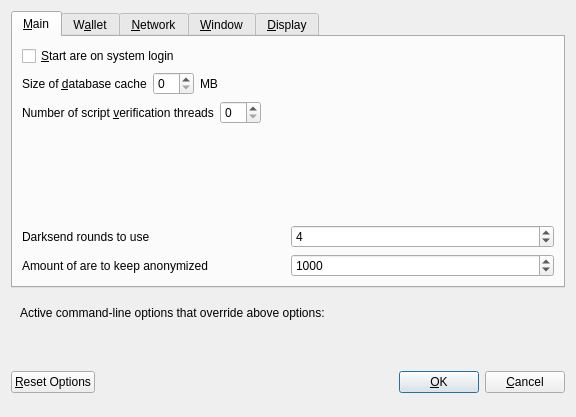
<?xml version="1.0" encoding="UTF-8"?>
<ui version="4.0">
 <class>OptionsDialog</class>
 <widget class="QDialog" name="OptionsDialog">
  <property name="geometry">
   <rect>
    <x>0</x>
    <y>0</y>
    <width>576</width>
    <height>417</height>
   </rect>
  </property>
  <property name="windowTitle">
   <string>Options</string>
  </property>
  <property name="modal">
   <bool>true</bool>
  </property>
  <layout class="QVBoxLayout" name="verticalLayout">
   <item>
    <widget class="QTabWidget" name="tabWidget">
     <property name="currentIndex">
      <number>0</number>
     </property>
     <widget class="QWidget" name="tabMain">
      <attribute name="title">
       <string>&amp;Main</string>
      </attribute>
      <layout class="QVBoxLayout" name="verticalLayout_Main">
       <item>
        <widget class="QCheckBox" name="bitcoinAtStartup">
         <property name="toolTip">
          <string>Automatically start are after logging in to the system.</string>
         </property>
         <property name="text">
          <string>&amp;Start are on system login</string>
         </property>
        </widget>
       </item>
       <item>
        <layout class="QHBoxLayout" name="horizontalLayout_2_Main">
         <item>
          <widget class="QLabel" name="databaseCacheLabel">
           <property name="text">
            <string>Size of &amp;database cache</string>
           </property>
           <property name="textFormat">
            <enum>Qt::PlainText</enum>
           </property>
           <property name="buddy">
            <cstring>databaseCache</cstring>
           </property>
          </widget>
         </item>
         <item>
          <widget class="QSpinBox" name="databaseCache"/>
         </item>
         <item>
          <widget class="QLabel" name="databaseCacheUnitLabel">
           <property name="text">
            <string>MB</string>
           </property>
           <property name="textFormat">
            <enum>Qt::PlainText</enum>
           </property>
          </widget>
         </item>
         <item>
          <spacer name="horizontalSpacer_2_Main">
           <property name="orientation">
            <enum>Qt::Horizontal</enum>
           </property>
           <property name="sizeHint" stdset="0">
            <size>
             <width>40</width>
             <height>20</height>
            </size>
           </property>
          </spacer>
         </item>
        </layout>
       </item>
       <item>
        <layout class="QHBoxLayout" name="horizontalLayout_3_Main">
         <item>
          <widget class="QLabel" name="threadsScriptVerifLabel">
           <property name="text">
            <string>Number of script &amp;verification threads</string>
           </property>
           <property name="textFormat">
            <enum>Qt::PlainText</enum>
           </property>
           <property name="buddy">
            <cstring>threadsScriptVerif</cstring>
           </property>
          </widget>
         </item>
         <item>
          <widget class="QSpinBox" name="threadsScriptVerif">
           <property name="toolTip">
            <string>(0 = auto, &lt;0 = leave that many cores free)</string>
           </property>
          </widget>
         </item>
         <item>
          <spacer name="horizontalSpacer_3_Main">
           <property name="orientation">
            <enum>Qt::Horizontal</enum>
           </property>
           <property name="sizeHint" stdset="0">
            <size>
             <width>40</width>
             <height>20</height>
            </size>
           </property>
          </spacer>
         </item>
        </layout>
       </item>
       <item>
        <spacer name="verticalSpacer_Main">
         <property name="orientation">
          <enum>Qt::Vertical</enum>
         </property>
         <property name="sizeHint" stdset="0">
          <size>
           <width>20</width>
           <height>40</height>
          </size>
         </property>
        </spacer>
       </item>
       <item>
        <layout class="QHBoxLayout" name="horizontalLayout_4_Main">
         <item>
          <widget class="QLabel" name="label">
           <property name="toolTip">
            <string>This setting determines the amount of individual masternodes that an input will be anonymized through.&lt;br/&gt;More rounds of anonymization gives a higher degree of privacy, but also costs more in fees.</string>
           </property>
           <property name="text">
            <string>Darksend rounds to use</string>
           </property>
          </widget>
         </item>
         <item>
          <widget class="QSpinBox" name="darksendRounds">
           <property name="minimum">
            <number>2</number>
           </property>
           <property name="maximum">
            <number>8</number>
           </property>
           <property name="value">
            <number>4</number>
           </property>
          </widget>
         </item>
        </layout>
       </item>
       <item>
        <layout class="QHBoxLayout" name="horizontalLayout">
         <item>
          <widget class="QLabel" name="label_2">
           <property name="toolTip">
            <string>This amount acts as a threshold to turn off Darksend once it's reached.</string>
           </property>
           <property name="statusTip">
            <string notr="true"/>
           </property>
           <property name="whatsThis">
            <string notr="true"/>
           </property>
           <property name="accessibleName">
            <string notr="true"/>
           </property>
           <property name="accessibleDescription">
            <string notr="true"/>
           </property>
           <property name="text">
            <string>Amount of are to keep anonymized</string>
           </property>
          </widget>
         </item>
         <item>
          <widget class="QSpinBox" name="anonymizeare">
           <property name="minimum">
            <number>100</number>
           </property>
           <property name="maximum">
            <number>100000</number>
           </property>
           <property name="singleStep">
            <number>100</number>
           </property>
           <property name="value">
            <number>1000</number>
           </property>
          </widget>
         </item>
        </layout>
       </item>
      </layout>
     </widget>
     <widget class="QWidget" name="tabWallet">
      <attribute name="title">
       <string>W&amp;allet</string>
      </attribute>
      <layout class="QVBoxLayout" name="verticalLayout_Wallet">
       <item>
        <widget class="QGroupBox" name="groupBox">
         <property name="title">
          <string>Expert</string>
         </property>
         <layout class="QVBoxLayout" name="verticalLayout_2">
          <item>
           <widget class="QCheckBox" name="coinControlFeatures">
            <property name="toolTip">
             <string>Whether to show coin control features or not.</string>
            </property>
            <property name="text">
             <string>Enable coin &amp;control features</string>
            </property>
           </widget>
          </item>
          <item>
           <widget class="QCheckBox" name="showMasternodesTab">
            <property name="toolTip">
             <string>Show additional tab listing all your masternodes in first sub-tab&lt;br/&gt;and all masternodes on the network in second sub-tab.</string>
            </property>
            <property name="text">
             <string>Show Masternodes Tab</string>
            </property>
           </widget>
          </item>
          <item>
           <widget class="QCheckBox" name="spendZeroConfChange">
            <property name="toolTip">
             <string>If you disable the spending of unconfirmed change, the change from a transaction&lt;br/&gt;cannot be used until that transaction has at least one confirmation.&lt;br/&gt;This also affects how your balance is computed.</string>
            </property>
            <property name="text">
             <string>&amp;Spend unconfirmed change</string>
            </property>
           </widget>
          </item>
         </layout>
        </widget>
       </item>
       <item>
        <spacer name="verticalSpacer_Wallet">
         <property name="orientation">
          <enum>Qt::Vertical</enum>
         </property>
         <property name="sizeHint" stdset="0">
          <size>
           <width>20</width>
           <height>40</height>
          </size>
         </property>
        </spacer>
       </item>
      </layout>
     </widget>
     <widget class="QWidget" name="tabNetwork">
      <attribute name="title">
       <string>&amp;Network</string>
      </attribute>
      <layout class="QVBoxLayout" name="verticalLayout_Network">
       <item>
        <widget class="QCheckBox" name="mapPortUpnp">
         <property name="toolTip">
          <string>Automatically open the are client port on the router. This only works when your router supports UPnP and it is enabled.</string>
         </property>
         <property name="text">
          <string>Map port using &amp;UPnP</string>
         </property>
        </widget>
       </item>
       <item>
        <widget class="QCheckBox" name="allowIncoming">
         <property name="toolTip">
          <string>Accept connections from outside</string>
         </property>
         <property name="text">
          <string>Allow incoming connections</string>
         </property>
        </widget>
       </item>
       <item>
        <widget class="QCheckBox" name="connectSocks">
         <property name="toolTip">
          <string>Connect to the are network through a SOCKS5 proxy.</string>
         </property>
         <property name="text">
          <string>&amp;Connect through SOCKS5 proxy (default proxy):</string>
         </property>
        </widget>
       </item>
       <item>
        <layout class="QHBoxLayout" name="horizontalLayout_1_Network">
         <item>
          <widget class="QLabel" name="proxyIpLabel">
           <property name="text">
            <string>Proxy &amp;IP:</string>
           </property>
           <property name="textFormat">
            <enum>Qt::PlainText</enum>
           </property>
           <property name="buddy">
            <cstring>proxyIp</cstring>
           </property>
          </widget>
         </item>
         <item>
          <widget class="QValidatedLineEdit" name="proxyIp">
           <property name="minimumSize">
            <size>
             <width>140</width>
             <height>0</height>
            </size>
           </property>
           <property name="maximumSize">
            <size>
             <width>140</width>
             <height>16777215</height>
            </size>
           </property>
           <property name="toolTip">
            <string>IP address of the proxy (e.g. IPv4: 127.0.0.1 / IPv6: ::1)</string>
           </property>
          </widget>
         </item>
         <item>
          <widget class="QLabel" name="proxyPortLabel">
           <property name="text">
            <string>&amp;Port:</string>
           </property>
           <property name="textFormat">
            <enum>Qt::PlainText</enum>
           </property>
           <property name="buddy">
            <cstring>proxyPort</cstring>
           </property>
          </widget>
         </item>
         <item>
          <widget class="QLineEdit" name="proxyPort">
           <property name="minimumSize">
            <size>
             <width>55</width>
             <height>0</height>
            </size>
           </property>
           <property name="maximumSize">
            <size>
             <width>55</width>
             <height>16777215</height>
            </size>
           </property>
           <property name="toolTip">
            <string>Port of the proxy (e.g. 9050)</string>
           </property>
          </widget>
         </item>
         <item>
          <spacer name="horizontalSpacer_1_Network">
           <property name="orientation">
            <enum>Qt::Horizontal</enum>
           </property>
           <property name="sizeHint" stdset="0">
            <size>
             <width>40</width>
             <height>20</height>
            </size>
           </property>
          </spacer>
         </item>
        </layout>
       </item>
       <item>
        <spacer name="verticalSpacer_Network">
         <property name="orientation">
          <enum>Qt::Vertical</enum>
         </property>
         <property name="sizeHint" stdset="0">
          <size>
           <width>20</width>
           <height>40</height>
          </size>
         </property>
        </spacer>
       </item>
      </layout>
     </widget>
     <widget class="QWidget" name="tabWindow">
      <attribute name="title">
       <string>&amp;Window</string>
      </attribute>
      <layout class="QVBoxLayout" name="verticalLayout_Window">
       <item>
        <widget class="QCheckBox" name="minimizeToTray">
         <property name="toolTip">
          <string>Show only a tray icon after minimizing the window.</string>
         </property>
         <property name="text">
          <string>&amp;Minimize to the tray instead of the taskbar</string>
         </property>
        </widget>
       </item>
       <item>
        <widget class="QCheckBox" name="minimizeOnClose">
         <property name="toolTip">
          <string>Minimize instead of exit the application when the window is closed. When this option is enabled, the application will be closed only after selecting Quit in the menu.</string>
         </property>
         <property name="text">
          <string>M&amp;inimize on close</string>
         </property>
        </widget>
       </item>
       <item>
        <spacer name="verticalSpacer_Window">
         <property name="orientation">
          <enum>Qt::Vertical</enum>
         </property>
         <property name="sizeHint" stdset="0">
          <size>
           <width>20</width>
           <height>40</height>
          </size>
         </property>
        </spacer>
       </item>
      </layout>
     </widget>
     <widget class="QWidget" name="tabDisplay">
      <attribute name="title">
       <string>&amp;Display</string>
      </attribute>
      <layout class="QVBoxLayout" name="verticalLayout_Display">
       <item>
        <layout class="QHBoxLayout" name="horizontalLayout_1_Display">
         <item>
          <widget class="QLabel" name="langLabel">
           <property name="text">
            <string>User Interface &amp;language:</string>
           </property>
           <property name="textFormat">
            <enum>Qt::PlainText</enum>
           </property>
           <property name="buddy">
            <cstring>lang</cstring>
           </property>
          </widget>
         </item>
         <item>
          <widget class="QValueComboBox" name="lang">
           <property name="toolTip">
            <string>The user interface language can be set here. This setting will take effect after restarting are.</string>
           </property>
          </widget>
         </item>
        </layout>
       </item>
       <item>
        <widget class="QLabel" name="label_3">
         <property name="toolTip">
          <string notr="true"/>
         </property>
         <property name="statusTip">
          <string notr="true"/>
         </property>
         <property name="whatsThis">
          <string notr="true"/>
         </property>
         <property name="accessibleName">
          <string notr="true"/>
         </property>
         <property name="text">
          <string>Language missing or translation incomplete? Help contributing translations here:
https://www.transifex.com/are-project/are-project-translations</string>
         </property>
         <property name="wordWrap">
          <bool>true</bool>
         </property>
         <property name="openExternalLinks">
          <bool>true</bool>
         </property>
         <property name="textInteractionFlags">
          <set>Qt::TextBrowserInteraction</set>
         </property>
        </widget>
       </item>
       <item>
        <layout class="QHBoxLayout" name="horizontalLayout_4_Display" stretch="0,0">
         <item>
          <widget class="QLabel" name="themeLabel">
           <property name="text">
            <string>User Interface Theme:</string>
           </property>
          </widget>
         </item>
         <item>
          <widget class="QValueComboBox" name="theme"/>
         </item>
        </layout>
       </item>
       <item>
        <widget class="Line" name="line">
         <property name="orientation">
          <enum>Qt::Horizontal</enum>
         </property>
        </widget>
       </item>
       <item>
        <layout class="QHBoxLayout" name="horizontalLayout_2_Display">
         <item>
          <widget class="QLabel" name="unitLabel">
           <property name="text">
            <string>&amp;Unit to show amounts in:</string>
           </property>
           <property name="textFormat">
            <enum>Qt::PlainText</enum>
           </property>
           <property name="buddy">
            <cstring>unit</cstring>
           </property>
          </widget>
         </item>
         <item>
          <widget class="QValueComboBox" name="unit">
           <property name="toolTip">
            <string>Choose the default subdivision unit to show in the interface and when sending coins.</string>
           </property>
          </widget>
         </item>
        </layout>
       </item>
       <item>
        <layout class="QHBoxLayout" name="horizontalLayout_5_Display">
         <item>
          <widget class="QLabel" name="digitsLabel">
           <property name="text">
            <string>Decimal digits</string>
           </property>
          </widget>
         </item>
         <item>
          <widget class="QValueComboBox" name="digits"/>
         </item>
        </layout>
       </item>
       <item>
        <layout class="QHBoxLayout" name="horizontalLayout_3_Display">
         <item>
          <widget class="QLabel" name="thirdPartyTxUrlsLabel">
           <property name="toolTip">
            <string>Third party URLs (e.g. a block explorer) that appear in the transactions tab as context menu items. %s in the URL is replaced by transaction hash. Multiple URLs are separated by vertical bar |.</string>
           </property>
           <property name="text">
            <string>Third party transaction URLs</string>
           </property>
           <property name="buddy">
            <cstring>thirdPartyTxUrls</cstring>
           </property>
          </widget>
         </item>
         <item>
          <widget class="QLineEdit" name="thirdPartyTxUrls">
           <property name="toolTip">
            <string>Third party URLs (e.g. a block explorer) that appear in the transactions tab as context menu items. %s in the URL is replaced by transaction hash. Multiple URLs are separated by vertical bar |.</string>
           </property>
          </widget>
         </item>
        </layout>
       </item>
       <item>
        <spacer name="verticalSpacer">
         <property name="orientation">
          <enum>Qt::Vertical</enum>
         </property>
         <property name="sizeHint" stdset="0">
          <size>
           <width>20</width>
           <height>40</height>
          </size>
         </property>
        </spacer>
       </item>
      </layout>
     </widget>
    </widget>
   </item>
   <item>
    <widget class="QFrame" name="frame">
     <layout class="QVBoxLayout" name="verticalLayout_Bottom">
      <item>
       <layout class="QHBoxLayout" name="horizontalLayout_Bottom">
        <item>
         <widget class="QLabel" name="overriddenByCommandLineInfoLabel">
          <property name="text">
           <string>Active command-line options that override above options:</string>
          </property>
          <property name="textFormat">
           <enum>Qt::PlainText</enum>
          </property>
         </widget>
        </item>
        <item>
         <spacer name="horizontalSpacer_Bottom">
          <property name="orientation">
           <enum>Qt::Horizontal</enum>
          </property>
          <property name="sizeHint" stdset="0">
           <size>
            <width>40</width>
            <height>20</height>
           </size>
          </property>
         </spacer>
        </item>
       </layout>
      </item>
      <item>
       <widget class="QLabel" name="overriddenByCommandLineLabel">
        <property name="text">
         <string/>
        </property>
        <property name="textFormat">
         <enum>Qt::PlainText</enum>
        </property>
        <property name="wordWrap">
         <bool>true</bool>
        </property>
       </widget>
      </item>
     </layout>
    </widget>
   </item>
   <item>
    <layout class="QHBoxLayout" name="horizontalLayout_Buttons">
     <item>
      <widget class="QPushButton" name="resetButton">
       <property name="toolTip">
        <string>Reset all client options to default.</string>
       </property>
       <property name="text">
        <string>&amp;Reset Options</string>
       </property>
       <property name="autoDefault">
        <bool>false</bool>
       </property>
      </widget>
     </item>
     <item>
      <spacer name="horizontalSpacer_1">
       <property name="orientation">
        <enum>Qt::Horizontal</enum>
       </property>
       <property name="sizeHint" stdset="0">
        <size>
         <width>40</width>
         <height>48</height>
        </size>
       </property>
      </spacer>
     </item>
     <item>
      <widget class="QLabel" name="statusLabel">
       <property name="minimumSize">
        <size>
         <width>200</width>
         <height>0</height>
        </size>
       </property>
       <property name="font">
        <font>
         <weight>75</weight>
         <bold>true</bold>
        </font>
       </property>
       <property name="text">
        <string/>
       </property>
       <property name="textFormat">
        <enum>Qt::PlainText</enum>
       </property>
       <property name="wordWrap">
        <bool>true</bool>
       </property>
      </widget>
     </item>
     <item>
      <spacer name="horizontalSpacer_2">
       <property name="orientation">
        <enum>Qt::Horizontal</enum>
       </property>
       <property name="sizeHint" stdset="0">
        <size>
         <width>40</width>
         <height>48</height>
        </size>
       </property>
      </spacer>
     </item>
     <item>
      <widget class="QPushButton" name="okButton">
       <property name="text">
        <string>&amp;OK</string>
       </property>
       <property name="autoDefault">
        <bool>false</bool>
       </property>
       <property name="default">
        <bool>true</bool>
       </property>
      </widget>
     </item>
     <item>
      <widget class="QPushButton" name="cancelButton">
       <property name="text">
        <string>&amp;Cancel</string>
       </property>
       <property name="autoDefault">
        <bool>false</bool>
       </property>
      </widget>
     </item>
    </layout>
   </item>
  </layout>
 </widget>
 <customwidgets>
  <customwidget>
   <class>QValidatedLineEdit</class>
   <extends>QLineEdit</extends>
   <header>qvalidatedlineedit.h</header>
  </customwidget>
  <customwidget>
   <class>QValueComboBox</class>
   <extends>QComboBox</extends>
   <header>qvaluecombobox.h</header>
  </customwidget>
 </customwidgets>
 <resources/>
 <connections/>
</ui>
